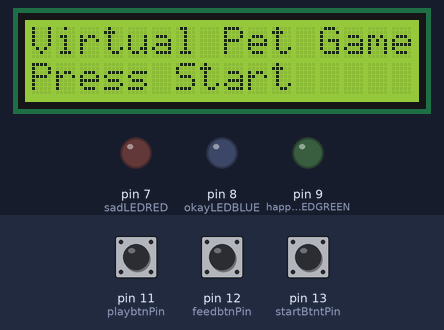
The program below on a simulated Arduino Uno, built with avr-gcc and run on an emulated ATmega328P. On the bench: 16×2 character LCD, output pins drawn as LEDs (lit = HIGH). The test bench sets the inputs (shaded band); at power-on: pin 13 (startBtntPin) HIGH, pin 11 (playbtnPin) HIGH, pin 12 (feedbtnPin) HIGH.

Above: at 1.2 s.
1.3 s: pin 13 (startBtntPin) pulled LOW for 2.35 s
At 2.7 s:
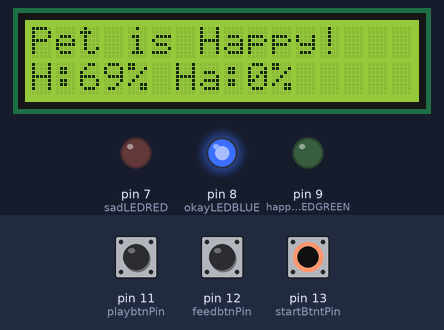
9.6 s: pin 11 (playbtnPin) pulled LOW for 2.35 s
At 11.6 s:
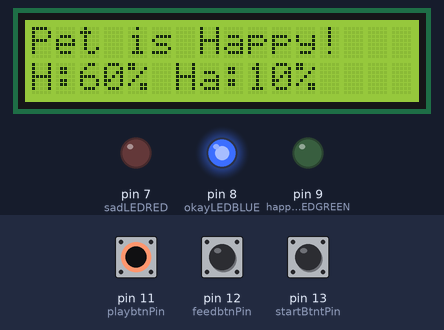
13.7 s: pin 12 (feedbtnPin) pulled LOW for 2.35 s
At 14.9 s:
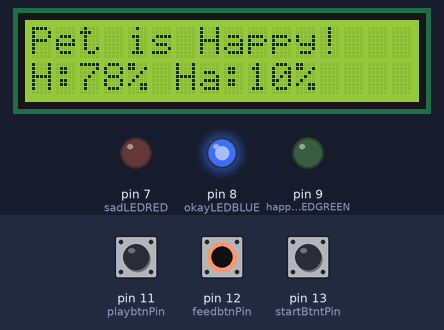
17.7 s: pin 11 (playbtnPin) pulled LOW for 2.35 s
At 18.8 s:
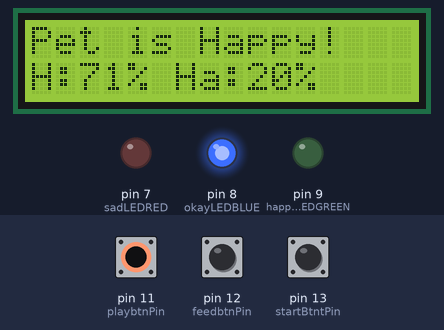
21.8 s: pin 12 (feedbtnPin) pulled LOW for 2.35 s
At 22.7 s:
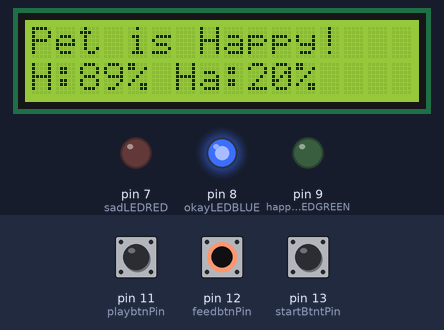
25.8 s: pin 13 (startBtntPin) pulled LOW for 2.35 s
At 29.2 s:
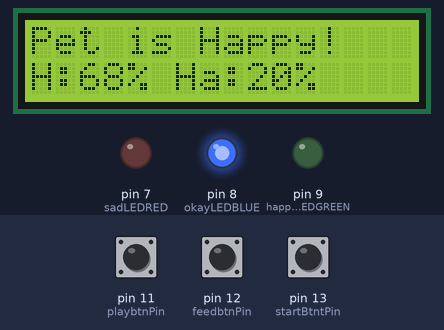
Timing chart, 0 to 30.7 s (numbered marks = the images above; inputs shaded):
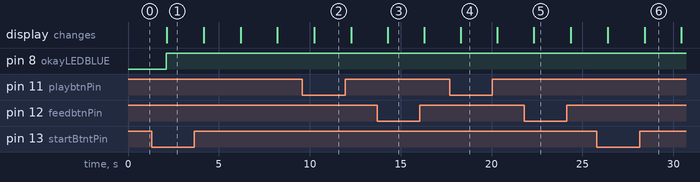

Measured:
- after the input at 1.3 s, pin 8 (okayLEDBLUE): LOW → HIGH after 0.80 s; the display: changes after 0.84 s (image 1)

The program:

main.cpp
```cpp
#include <Arduino.h>
#include <LiquidCrystal_I2C.h>

LiquidCrystal_I2C lcd(0x27,16,2);

int startBtntPin = 13;
int feedbtnPin = 12;
int playbtnPin = 11;

int buzzerPin = 10;

int happyLEDGREEN = 9;
int okayLEDBLUE = 8;
int sadLEDRED = 7;

double healthState = 0.00;
double happinessState = 0.00;

void setup() {

  lcd.init();
  lcd.backlight();
  lcd.clear();

  pinMode(startBtntPin, INPUT_PULLUP);
  pinMode(feedbtnPin, INPUT_PULLUP);
  pinMode(playbtnPin, INPUT_PULLUP);

  pinMode(buzzerPin, OUTPUT);

  pinMode(happyLEDGREEN, OUTPUT);
  pinMode(okayLEDBLUE, OUTPUT);
  pinMode(sadLEDRED, OUTPUT);

  lcd.setCursor(0,0);
  lcd.print("Virtual Pet Game");

  lcd.setCursor(0,1);
  lcd.print("Press Start");

}

void loop() {

  int startBtnState = digitalRead(startBtntPin);
  int feedBtnState = digitalRead(feedbtnPin);
  int playBtnState = digitalRead(playbtnPin);

  if(startBtnState == LOW){
    lcd.clear();
    healthState = 0.70;
    digitalWrite(okayLEDBLUE, HIGH);
    lcd.clear();
    lcd.setCursor(0,0);
    lcd.print("Pet is OK!");
  }

  if(healthState > 0){
    healthState = healthState - 0.01;

    if(healthState == 0){
      healthState = 0;
    }

    if(feedBtnState == LOW){
      healthState = healthState + 0.20;
    }

    if(playBtnState == LOW){
      happinessState = happinessState + 0.10;
      healthState = healthState - 0.05;
    }

    if(healthState>0.70 && happinessState>0.50){
      digitalWrite(happyLEDGREEN, HIGH);
      digitalWrite(okayLEDBLUE, LOW);
      digitalWrite(sadLEDRED, LOW);
      noTone(buzzerPin);
      lcd.clear();
      lcd.setCursor(0,0);
      lcd.print("Pet is Happy!");
    }

    if(healthState<0.70 && healthState>0.30){
      digitalWrite(okayLEDBLUE, HIGH);
      digitalWrite(happyLEDGREEN, LOW);
      digitalWrite(sadLEDRED, LOW);
      noTone(buzzerPin);
      lcd.clear();
      lcd.setCursor(0,0);
      lcd.print("Pet is Happy!");
    }

    if(healthState<=0.30){
      digitalWrite(sadLEDRED, HIGH);
      digitalWrite(happyLEDGREEN, LOW);
      digitalWrite(okayLEDBLUE, LOW);
      tone(buzzerPin,1400);
      lcd.clear();
      lcd.setCursor(0,0);
      lcd.print("Pet is sad!");
      lcd.setCursor(0,1);
      lcd.print("Feed me");
    }

    lcd.setCursor(0,1);
    lcd.print("H:");
    lcd.print(int(healthState*100));
    lcd.print("% Ha:");
    lcd.print(int(happinessState*100));
    lcd.print("%");
  }

  delay(2000);
}
```
